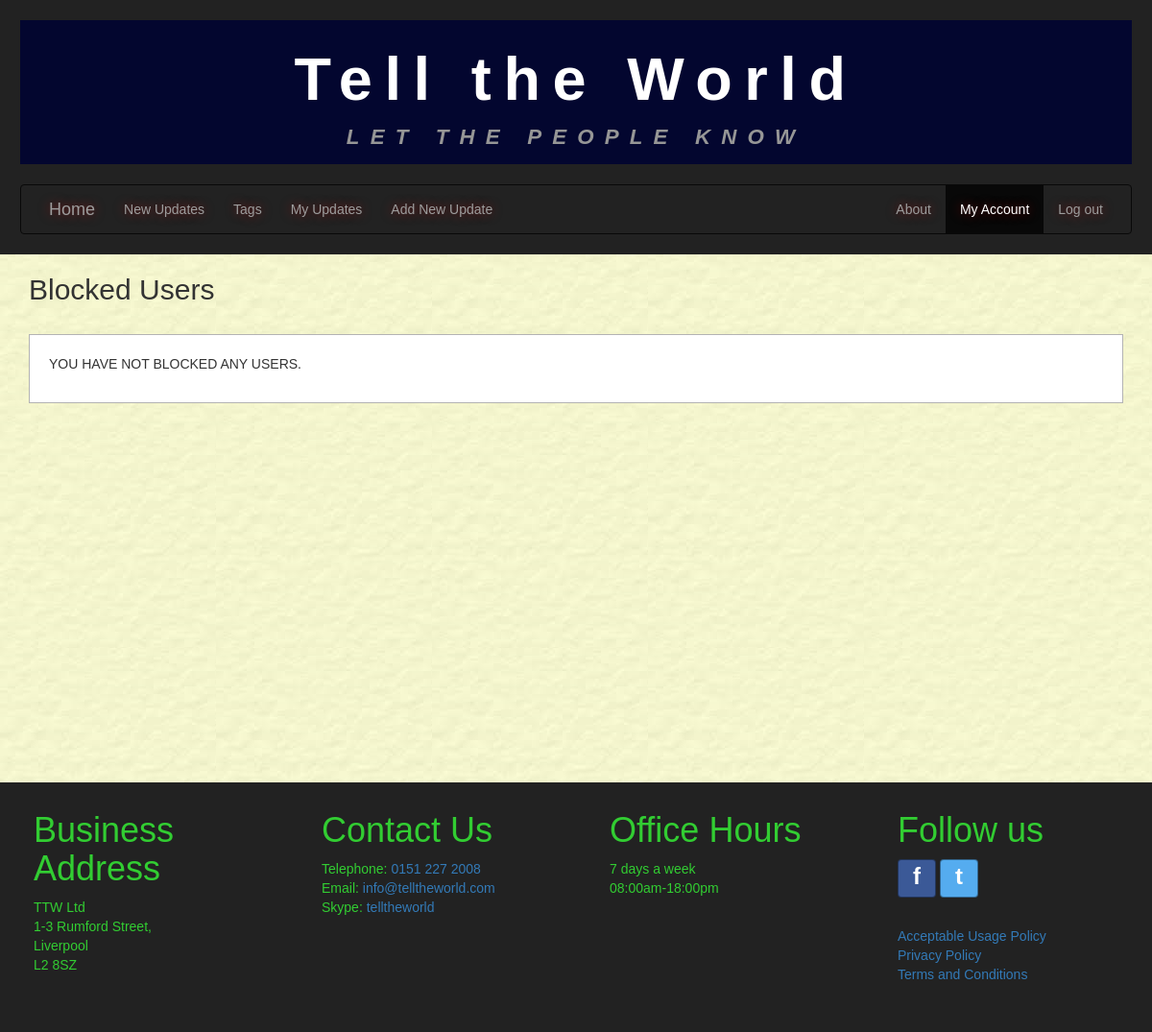
The app's page /blockedusers/ (signed in), older data.
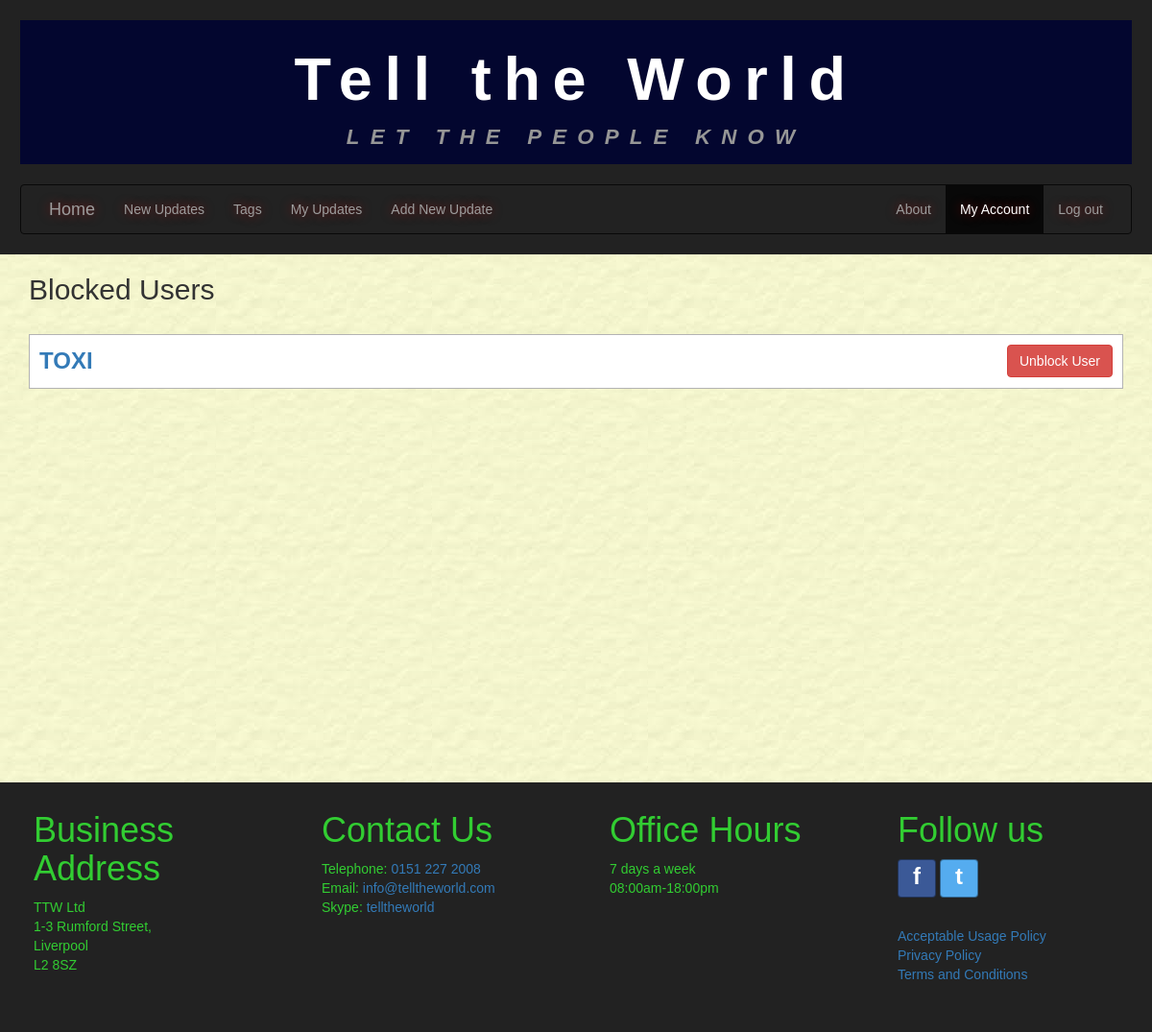
The same page, newer data.
### tellings/models.py (models this page shows, shortened)
class BlockedUser(models.Model):
    blockedUser = models.ForeignKey(settings.AUTH_USER_MODEL, on_delete=models.CASCADE,
                             related_name='blockeduser_blockeduser_set',
                             db_column='blockedUser')
    blockedBy = models.ForeignKey(settings.AUTH_USER_MODEL, on_delete=models.CASCADE,
                             related_name='blockedby_blockeduser_set',
                             db_column='blockedBy')
    class Meta:
        verbose_name = "BlockedUser"
        verbose_name_plural = "BlockedUsers"

### tellings/views.py (the view)
# urls.py: path('blockedusers/', BlockedUserListView.as_view(), name='blockedusers'),
class BlockedUserListView(LoginRequiredMixin, generic.ListView):
    model = BlockedUser
    template_name = "tellings/blockeduser_list.html"
    paginate_by = 20
    http_method_names = ['get']
    def get_queryset(self):
      current_user = self.request.user
      return BlockedUser.objects.filter(blockedBy=current_user).order_by('blockedUser__username')

### tellings/templates/tellings/blockeduser_list.html (shortened to what this page needs)
{% extends 'tellings/base.html' %}
{% block content %}
<div class="container-fluid main-content">
  <div class="container">
    <h2>Blocked Users</h2>
    <div class="row white-blockedusers-container">
      {% if blockeduser_list %}
        {% for item in blockeduser_list %}
        <div class="user-comment-container">
          <div class="align_between">
            <span class="user-comment-details align-panel-footer-text-left"><a class="blockeduser-link" href="{% url 'tellings:newupdates' %}?userName={{ item.blockedUser }}" onclick="return $.confirm_view_blockeduser_posts()">{{ item.blockedUser|upper }} </a></span>
            <div class="btn-group">
              <button type="button" class="btn btn-danger align-panel-footer-text-right " onclick="$.unblock_user('{{ item.blockedUser }}');">Unblock User</button>
            </div>
          </div>
        </div>
        {% endfor %}
      {% else %}
      <div class="user-comment-container">
        <p class="user-no-comments-text">YOU HAVE NOT BLOCKED ANY USERS.</p>
      </div>
      {% endif %}
    </div>
  </div>
</div>
{% endblock %}

### tellings/templates/tellings/base.html (shortened to what this page needs)
<!DOCTYPE html>
<html lang="en">
<head>
{% load static %}
  <link rel="stylesheet" href="{% static 'tellings/css/bootstrap.min.css' %}">
  <link rel="stylesheet" href="{% static 'tellings/css/bootstrap-tagsinput.css' %}">
  <link rel="stylesheet" href="{% static 'tellings/css/style.css' %}">
</head>
<body>
    <header class="header">
      <div id="title" class="jumbotron jumbotron-fluid">
        <h1>Tell the World</h1>
        <p>LET THE PEOPLE KNOW</p>
      </div>
      <nav class="navbar navbar-inverse">
        {% include "tellings/includes/navbar.html" %}
      </nav>
    </header>
    {% block content %}{% endblock %}
    {% block pagination %}
      {% if is_paginated %}
      {% load my_tags %}
      {% endif %}
    {% endblock %}
    <footer class="footer footerDivs">
      {% include "tellings/includes/footerContents.html" %}
    </footer>
</body>
</html>

### tellings/templates/tellings/includes/navbar.html (shortened to what this page needs)
  <div class="navbar-header">
    <a class="navbar-brand" href="{% url 'tellings:index' %}">Home</a>
  </div>
  <div class="collapse navbar-collapse" id="navbar-collapse-1">
    <ul class="nav navbar-nav">
      {% if user.is_authenticated %}
        <li class="nav-item">
          <a class="nav-link" href="{% url 'tellings:newupdates' %}">New Updates</a>
        </li>
        <li class="nav-item">
          <a class="nav-link" href="{% url 'tellings:tags' %}">Tags</a>
        </li>
        <li class="nav-item">
          <a class="nav-link" href="{% url 'tellings:myupdates' %}">My Updates</a>
        </li>
        <li class="nav-item">
          <a class="nav-link" id="addUpdateBtn" href="javascript:void(0);">Add New Update</a>
        </li>
      {% endif %}
    </ul>
    <ul class="nav navbar-nav navbar-right">
      <li class="dropdown">
        <a class="dropdown-toggle" data-toggle="dropdown" href="#">About</a>
      {% if user.is_authenticated %}
        <li class="dropdown">
          <a class="dropdown-toggle" data-toggle="dropdown" href="#">My Account</a>
        </li>
        <li class="nav-item">
            <a href="{% url 'logout' %}" onclick="return $.confirm_logout();">Log out</a>
        </li>
      {% endif %}
    </ul>
</div>

### tellings/templates/tellings/includes/footerContents.html (shortened to what this page needs)
  <div class="col-sm-3 footerDivs">
    <h1>Business Address</h1>
    <p>TTW Ltd<br />1-3 Rumford Street,<br /> Liverpool <br />L2 8SZ</p>
  </div>
  <div class="col-sm-3 footerDivs">
    <h1>Contact Us</h1>
    <p>Telephone: <a href="tel:01512272008">0151 227 2008</a><br />
       Email: <a href="mailto:info@telltheworld.com?Subject=Website%20contact" target="_top">info@telltheworld.com</a><br />
       Skype: <a href="skype:telltheworld?call">telltheworld</a>
	</p>
  </div>
  <div class="col-sm-3 footerDivs">
    <h1>Office Hours</h1>
    <p>7 days a week<br />08:00am-18:00pm</p>
  </div>
  <div class="col-sm-3 footerDivs">
    <h1>Follow us</h1>
    <p>
      <a class="btn btn-icon btn-facebook" href="https://www.facebook.com/westernapproachesHQ/">f</a>
      <a class="btn btn-icon btn-twitter" href="https://twitter.com/WestApproaches">t</a>
    </p>  <br />
    <p>
      <a href="{% url 'tellings:acceptableusage' %}">Acceptable Usage Policy</a><br />
      <a href="{% url 'tellings:privacypolicy' %}">Privacy Policy</a><br />
      <a href="{% url 'tellings:termsandconditions' %}">Terms and Conditions</a>
    </p>
  </div>

### tellings/static/tellings/css/style.css (style rules this page uses)
* { font-family: Arial, Helvetica, sans-serif; margin: 0; padding: 0; color: #333; }
body { background-image: url('../imgs/bgimage.jpg'); }
.header { background-color: #222222; padding: 1.5em; }
.jumbotron { padding-top: 0em; padding-bottom: 0.4em; text-align: center; margin-bottom: 1.5em; background-color: #03062F; }
.jumbotron h1 { letter-spacing: .2em; line-height: normal; color: white; font-family: Verdana, Geneva, Tahoma, sans-serif; padding-top: .4em; padding-bottom: .15em; }
.jumbotron p { letter-spacing: .5em; font-size: calc(14px + (26 - 14) * ((100vw - 300px) / (1600 - 300))); line-height: calc(1.3em + (1.5 - 1.2) * ((100vw - 300px)/(1600 - 300))); color: rgb(150, 150, 150); font-weight: bold; font-style: italic; padding: 0em; padding-bottom: .4em; margin-bottom: 0em; }
#title h1 { font-family: Arial, Helvetica, sans-serif; font-weight: bold; margin: 0em; }
.navbar { padding-left: 1em; padding-right: 1em; margin: 0em; margin-bottom: 0em; text-shadow: 0em 0em 11px rgba(232,0,0,0.5); }
.container-fluid { margin: 0em; padding-left: 0px; padding-right: 0px; }
.main-content { min-height: 550px; }
.row { margin: 0em; }
.align_between { display: flex; justify-content: space-between; }
.align-panel-footer-text-left { text-align: left; }
.align-panel-footer-text-right { text-align: right; }
.footer { margin: 0em; overflow-y: auto; position: relative; clear: both; margin: 0em; }
.footer h1 { padding-top: 10px; padding-left: 20px; }
.footer p { color: #32CD32; padding-left: 20px; }
.footerDivs { color:#32CD32; padding-bottom: 20px; background-color:#222222; margin:0; }
.white-blockedusers-container { margin-top: 30px; margin-bottom: 30px; padding-top: 0em; background-color: #FFF; }
.blockeduser-link { font-size: x-large; }
.btn-icon { position: relative; padding: 0em; color: #FFF; padding: 0em; height: 40px; width: 40px; font-size: 24px; font-weight: bold; }
.btn-facebook { background-color:#3B5997; border-color:rgba(0,0,0,0.4); }
.btn-twitter { background-color:#55ACEF; border-color:rgba(0,0,0,0.4); }
.user-comment-container { border: solid rgb(179, 179, 179) 1px; padding: 10px; }
.user-comment-details a { font-weight: bold; padding-right: 20px; }

Row changes from the older to the newer data that the page shows:
added BlockedUser: blockedUser "TOXI"
Text that changed along with them:
text no longer shown: "YOU HAVE NOT BLOCKED ANY USERS."
